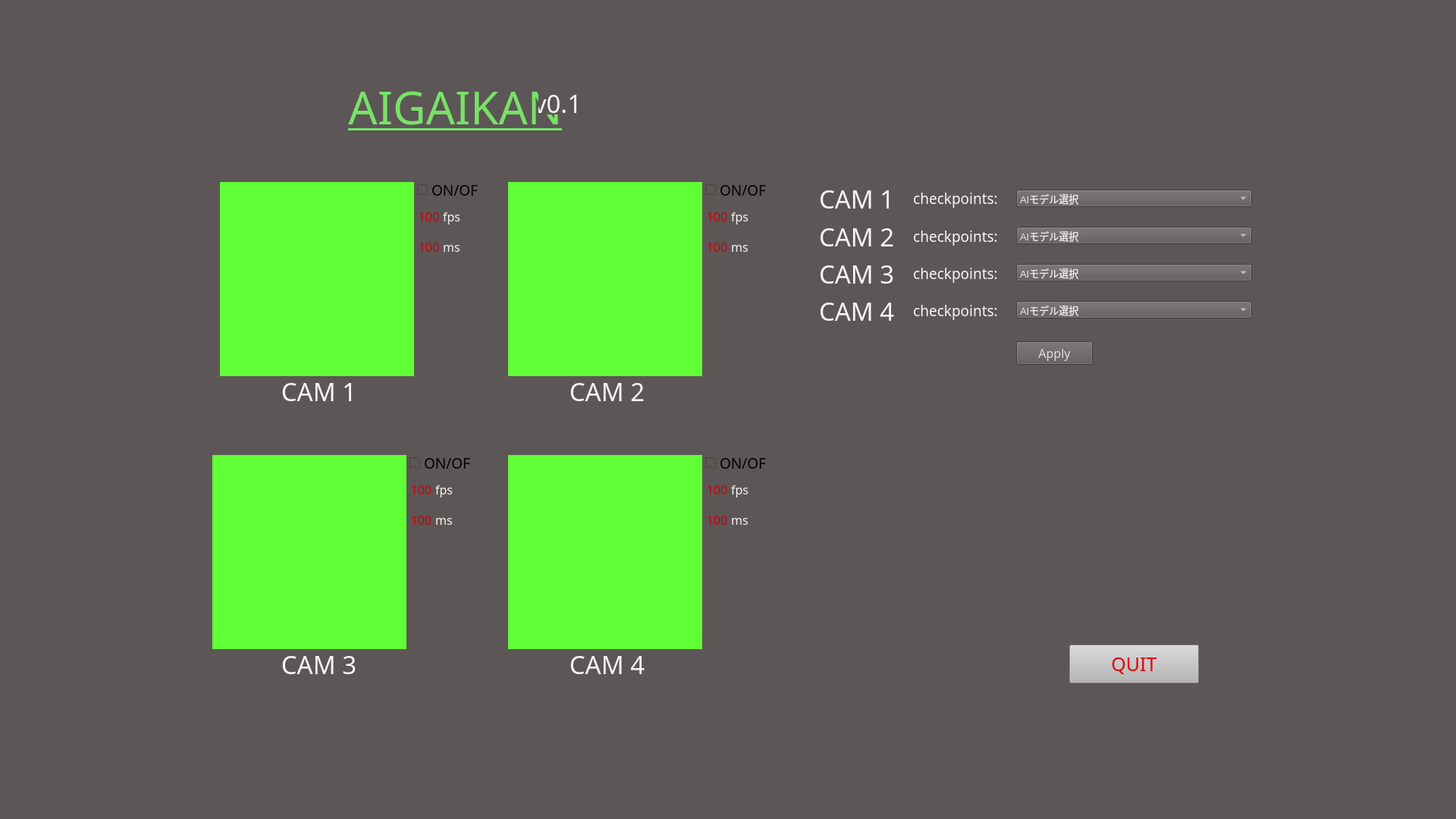
<?xml version="1.0" encoding="UTF-8"?>
<ui version="4.0">
 <class>MainWindow</class>
 <widget class="QMainWindow" name="MainWindow">
  <property name="geometry">
   <rect>
    <x>0</x>
    <y>0</y>
    <width>1920</width>
    <height>1080</height>
   </rect>
  </property>
  <property name="windowTitle">
   <string>MainWindow</string>
  </property>
  <property name="styleSheet">
   <string notr="true">background-color: rgb(93, 86, 87);</string>
  </property>
  <widget class="QWidget" name="centralwidget">
   <widget class="QLabel" name="cam0">
    <property name="geometry">
     <rect>
      <x>290</x>
      <y>240</y>
      <width>256</width>
      <height>256</height>
     </rect>
    </property>
    <property name="styleSheet">
     <string notr="true">background-color: rgb(97, 255, 53);</string>
    </property>
    <property name="text">
     <string/>
    </property>
   </widget>
   <widget class="QLabel" name="cam1">
    <property name="geometry">
     <rect>
      <x>670</x>
      <y>240</y>
      <width>256</width>
      <height>256</height>
     </rect>
    </property>
    <property name="styleSheet">
     <string notr="true">background-color: rgb(97, 255, 53);</string>
    </property>
    <property name="text">
     <string/>
    </property>
   </widget>
   <widget class="QLabel" name="cam2">
    <property name="geometry">
     <rect>
      <x>280</x>
      <y>600</y>
      <width>256</width>
      <height>256</height>
     </rect>
    </property>
    <property name="styleSheet">
     <string notr="true">background-color: rgb(97, 255, 53);</string>
    </property>
    <property name="text">
     <string/>
    </property>
   </widget>
   <widget class="QLabel" name="cam3">
    <property name="geometry">
     <rect>
      <x>670</x>
      <y>600</y>
      <width>256</width>
      <height>256</height>
     </rect>
    </property>
    <property name="styleSheet">
     <string notr="true">background-color: rgb(97, 255, 53);</string>
    </property>
    <property name="text">
     <string/>
    </property>
   </widget>
   <widget class="QPushButton" name="apply_button">
    <property name="geometry">
     <rect>
      <x>1340</x>
      <y>450</y>
      <width>101</width>
      <height>31</height>
     </rect>
    </property>
    <property name="font">
     <font>
      <family>AmarilloUSAF</family>
      <pointsize>12</pointsize>
      <weight>50</weight>
      <bold>false</bold>
     </font>
    </property>
    <property name="styleSheet">
     <string notr="true">color: rgb(220, 220, 220);</string>
    </property>
    <property name="text">
     <string>Apply</string>
    </property>
   </widget>
   <widget class="QLabel" name="title1">
    <property name="geometry">
     <rect>
      <x>390</x>
      <y>90</y>
      <width>421</width>
      <height>101</height>
     </rect>
    </property>
    <property name="sizePolicy">
     <sizepolicy hsizetype="Expanding" vsizetype="Preferred">
      <horstretch>0</horstretch>
      <verstretch>0</verstretch>
     </sizepolicy>
    </property>
    <property name="font">
     <font>
      <family>AmarilloUSAF</family>
      <pointsize>45</pointsize>
      <weight>50</weight>
      <italic>false</italic>
      <bold>false</bold>
      <underline>true</underline>
      <strikeout>false</strikeout>
      <stylestrategy>PreferDefault</stylestrategy>
      <kerning>false</kerning>
     </font>
    </property>
    <property name="cursor">
     <cursorShape>OpenHandCursor</cursorShape>
    </property>
    <property name="styleSheet">
     <string notr="true">color: rgb(119, 226, 103);</string>
    </property>
    <property name="text">
     <string>AIGAIKAN</string>
    </property>
    <property name="alignment">
     <set>Qt::AlignCenter</set>
    </property>
   </widget>
   <widget class="QLabel" name="cam1_label">
    <property name="geometry">
     <rect>
      <x>360</x>
      <y>500</y>
      <width>121</width>
      <height>31</height>
     </rect>
    </property>
    <property name="sizePolicy">
     <sizepolicy hsizetype="Expanding" vsizetype="Preferred">
      <horstretch>0</horstretch>
      <verstretch>0</verstretch>
     </sizepolicy>
    </property>
    <property name="font">
     <font>
      <family>AmarilloUSAF</family>
      <pointsize>25</pointsize>
      <weight>50</weight>
      <italic>false</italic>
      <bold>false</bold>
      <underline>false</underline>
      <strikeout>false</strikeout>
      <stylestrategy>PreferDefault</stylestrategy>
      <kerning>false</kerning>
     </font>
    </property>
    <property name="cursor">
     <cursorShape>OpenHandCursor</cursorShape>
    </property>
    <property name="styleSheet">
     <string notr="true">color: rgb(245, 245, 245);</string>
    </property>
    <property name="text">
     <string>CAM 1</string>
    </property>
    <property name="alignment">
     <set>Qt::AlignCenter</set>
    </property>
   </widget>
   <widget class="QLabel" name="cam2_label">
    <property name="geometry">
     <rect>
      <x>740</x>
      <y>500</y>
      <width>121</width>
      <height>31</height>
     </rect>
    </property>
    <property name="sizePolicy">
     <sizepolicy hsizetype="Expanding" vsizetype="Preferred">
      <horstretch>0</horstretch>
      <verstretch>0</verstretch>
     </sizepolicy>
    </property>
    <property name="font">
     <font>
      <family>AmarilloUSAF</family>
      <pointsize>25</pointsize>
      <weight>50</weight>
      <italic>false</italic>
      <bold>false</bold>
      <underline>false</underline>
      <strikeout>false</strikeout>
      <stylestrategy>PreferDefault</stylestrategy>
      <kerning>false</kerning>
     </font>
    </property>
    <property name="cursor">
     <cursorShape>OpenHandCursor</cursorShape>
    </property>
    <property name="styleSheet">
     <string notr="true">color: rgb(245, 245, 245);</string>
    </property>
    <property name="text">
     <string>CAM 2</string>
    </property>
    <property name="alignment">
     <set>Qt::AlignCenter</set>
    </property>
   </widget>
   <widget class="QLabel" name="cam4_label">
    <property name="geometry">
     <rect>
      <x>740</x>
      <y>860</y>
      <width>121</width>
      <height>31</height>
     </rect>
    </property>
    <property name="sizePolicy">
     <sizepolicy hsizetype="Expanding" vsizetype="Preferred">
      <horstretch>0</horstretch>
      <verstretch>0</verstretch>
     </sizepolicy>
    </property>
    <property name="font">
     <font>
      <family>AmarilloUSAF</family>
      <pointsize>25</pointsize>
      <weight>50</weight>
      <italic>false</italic>
      <bold>false</bold>
      <underline>false</underline>
      <strikeout>false</strikeout>
      <stylestrategy>PreferDefault</stylestrategy>
      <kerning>false</kerning>
     </font>
    </property>
    <property name="cursor">
     <cursorShape>OpenHandCursor</cursorShape>
    </property>
    <property name="styleSheet">
     <string notr="true">color: rgb(245, 245, 245);</string>
    </property>
    <property name="text">
     <string>CAM 4</string>
    </property>
    <property name="alignment">
     <set>Qt::AlignCenter</set>
    </property>
   </widget>
   <widget class="QLabel" name="cam3_label">
    <property name="geometry">
     <rect>
      <x>360</x>
      <y>860</y>
      <width>121</width>
      <height>31</height>
     </rect>
    </property>
    <property name="sizePolicy">
     <sizepolicy hsizetype="Expanding" vsizetype="Preferred">
      <horstretch>0</horstretch>
      <verstretch>0</verstretch>
     </sizepolicy>
    </property>
    <property name="font">
     <font>
      <family>AmarilloUSAF</family>
      <pointsize>25</pointsize>
      <weight>50</weight>
      <italic>false</italic>
      <bold>false</bold>
      <underline>false</underline>
      <strikeout>false</strikeout>
      <stylestrategy>PreferDefault</stylestrategy>
      <kerning>false</kerning>
     </font>
    </property>
    <property name="cursor">
     <cursorShape>OpenHandCursor</cursorShape>
    </property>
    <property name="styleSheet">
     <string notr="true">color: rgb(245, 245, 245);</string>
    </property>
    <property name="text">
     <string>CAM 3</string>
    </property>
    <property name="alignment">
     <set>Qt::AlignCenter</set>
    </property>
   </widget>
   <widget class="QLabel" name="title2">
    <property name="geometry">
     <rect>
      <x>710</x>
      <y>120</y>
      <width>51</width>
      <height>31</height>
     </rect>
    </property>
    <property name="sizePolicy">
     <sizepolicy hsizetype="Expanding" vsizetype="Preferred">
      <horstretch>0</horstretch>
      <verstretch>0</verstretch>
     </sizepolicy>
    </property>
    <property name="font">
     <font>
      <family>AmarilloUSAF</family>
      <pointsize>25</pointsize>
      <weight>50</weight>
      <italic>false</italic>
      <bold>false</bold>
      <underline>false</underline>
      <strikeout>false</strikeout>
      <stylestrategy>PreferDefault</stylestrategy>
      <kerning>false</kerning>
     </font>
    </property>
    <property name="cursor">
     <cursorShape>OpenHandCursor</cursorShape>
    </property>
    <property name="styleSheet">
     <string notr="true">color: rgb(245, 245, 245);
</string>
    </property>
    <property name="text">
     <string>v0.1</string>
    </property>
    <property name="alignment">
     <set>Qt::AlignCenter</set>
    </property>
   </widget>
   <widget class="QLabel" name="cam1_label_3">
    <property name="geometry">
     <rect>
      <x>580</x>
      <y>270</y>
      <width>31</width>
      <height>31</height>
     </rect>
    </property>
    <property name="sizePolicy">
     <sizepolicy hsizetype="Expanding" vsizetype="Preferred">
      <horstretch>0</horstretch>
      <verstretch>0</verstretch>
     </sizepolicy>
    </property>
    <property name="font">
     <font>
      <family>AmarilloUSAF</family>
      <pointsize>12</pointsize>
      <weight>50</weight>
      <italic>false</italic>
      <bold>false</bold>
      <underline>false</underline>
      <strikeout>false</strikeout>
      <stylestrategy>PreferDefault</stylestrategy>
      <kerning>false</kerning>
     </font>
    </property>
    <property name="cursor">
     <cursorShape>OpenHandCursor</cursorShape>
    </property>
    <property name="styleSheet">
     <string notr="true">color: rgb(245, 245, 245);</string>
    </property>
    <property name="text">
     <string>fps</string>
    </property>
    <property name="alignment">
     <set>Qt::AlignCenter</set>
    </property>
   </widget>
   <widget class="QLabel" name="cam1_label_4">
    <property name="geometry">
     <rect>
      <x>580</x>
      <y>310</y>
      <width>31</width>
      <height>31</height>
     </rect>
    </property>
    <property name="sizePolicy">
     <sizepolicy hsizetype="Expanding" vsizetype="Preferred">
      <horstretch>0</horstretch>
      <verstretch>0</verstretch>
     </sizepolicy>
    </property>
    <property name="font">
     <font>
      <family>AmarilloUSAF</family>
      <pointsize>12</pointsize>
      <weight>50</weight>
      <italic>false</italic>
      <bold>false</bold>
      <underline>false</underline>
      <strikeout>false</strikeout>
      <stylestrategy>PreferDefault</stylestrategy>
      <kerning>false</kerning>
     </font>
    </property>
    <property name="cursor">
     <cursorShape>OpenHandCursor</cursorShape>
    </property>
    <property name="styleSheet">
     <string notr="true">color: rgb(245, 245, 245);</string>
    </property>
    <property name="text">
     <string>ms</string>
    </property>
    <property name="alignment">
     <set>Qt::AlignCenter</set>
    </property>
   </widget>
   <widget class="QLabel" name="metric_cam0_fps">
    <property name="geometry">
     <rect>
      <x>550</x>
      <y>270</y>
      <width>31</width>
      <height>31</height>
     </rect>
    </property>
    <property name="sizePolicy">
     <sizepolicy hsizetype="Expanding" vsizetype="Preferred">
      <horstretch>0</horstretch>
      <verstretch>0</verstretch>
     </sizepolicy>
    </property>
    <property name="font">
     <font>
      <family>AmarilloUSAF</family>
      <pointsize>12</pointsize>
      <weight>50</weight>
      <italic>false</italic>
      <bold>false</bold>
      <underline>false</underline>
      <strikeout>false</strikeout>
      <stylestrategy>PreferDefault</stylestrategy>
      <kerning>false</kerning>
     </font>
    </property>
    <property name="cursor">
     <cursorShape>OpenHandCursor</cursorShape>
    </property>
    <property name="styleSheet">
     <string notr="true">color: rgb(200, 2, 5);</string>
    </property>
    <property name="text">
     <string>100</string>
    </property>
    <property name="alignment">
     <set>Qt::AlignCenter</set>
    </property>
   </widget>
   <widget class="QLabel" name="metric_cam0_ms">
    <property name="geometry">
     <rect>
      <x>550</x>
      <y>310</y>
      <width>31</width>
      <height>31</height>
     </rect>
    </property>
    <property name="sizePolicy">
     <sizepolicy hsizetype="Expanding" vsizetype="Preferred">
      <horstretch>0</horstretch>
      <verstretch>0</verstretch>
     </sizepolicy>
    </property>
    <property name="font">
     <font>
      <family>AmarilloUSAF</family>
      <pointsize>12</pointsize>
      <weight>50</weight>
      <italic>false</italic>
      <bold>false</bold>
      <underline>false</underline>
      <strikeout>false</strikeout>
      <stylestrategy>PreferDefault</stylestrategy>
      <kerning>false</kerning>
     </font>
    </property>
    <property name="cursor">
     <cursorShape>OpenHandCursor</cursorShape>
    </property>
    <property name="styleSheet">
     <string notr="true">color: rgb(200, 2, 5);</string>
    </property>
    <property name="text">
     <string>100</string>
    </property>
    <property name="alignment">
     <set>Qt::AlignCenter</set>
    </property>
   </widget>
   <widget class="QLabel" name="metric_cam1_ms">
    <property name="geometry">
     <rect>
      <x>930</x>
      <y>310</y>
      <width>31</width>
      <height>31</height>
     </rect>
    </property>
    <property name="sizePolicy">
     <sizepolicy hsizetype="Expanding" vsizetype="Preferred">
      <horstretch>0</horstretch>
      <verstretch>0</verstretch>
     </sizepolicy>
    </property>
    <property name="font">
     <font>
      <family>AmarilloUSAF</family>
      <pointsize>12</pointsize>
      <weight>50</weight>
      <italic>false</italic>
      <bold>false</bold>
      <underline>false</underline>
      <strikeout>false</strikeout>
      <stylestrategy>PreferDefault</stylestrategy>
      <kerning>false</kerning>
     </font>
    </property>
    <property name="cursor">
     <cursorShape>OpenHandCursor</cursorShape>
    </property>
    <property name="styleSheet">
     <string notr="true">color: rgb(200, 2, 5);</string>
    </property>
    <property name="text">
     <string>100</string>
    </property>
    <property name="alignment">
     <set>Qt::AlignCenter</set>
    </property>
   </widget>
   <widget class="QLabel" name="metric_cam1_fps">
    <property name="geometry">
     <rect>
      <x>930</x>
      <y>270</y>
      <width>31</width>
      <height>31</height>
     </rect>
    </property>
    <property name="sizePolicy">
     <sizepolicy hsizetype="Expanding" vsizetype="Preferred">
      <horstretch>0</horstretch>
      <verstretch>0</verstretch>
     </sizepolicy>
    </property>
    <property name="font">
     <font>
      <family>AmarilloUSAF</family>
      <pointsize>12</pointsize>
      <weight>50</weight>
      <italic>false</italic>
      <bold>false</bold>
      <underline>false</underline>
      <strikeout>false</strikeout>
      <stylestrategy>PreferDefault</stylestrategy>
      <kerning>false</kerning>
     </font>
    </property>
    <property name="cursor">
     <cursorShape>OpenHandCursor</cursorShape>
    </property>
    <property name="styleSheet">
     <string notr="true">color: rgb(200, 2, 5);</string>
    </property>
    <property name="text">
     <string>100</string>
    </property>
    <property name="alignment">
     <set>Qt::AlignCenter</set>
    </property>
   </widget>
   <widget class="QLabel" name="cam1_label_9">
    <property name="geometry">
     <rect>
      <x>960</x>
      <y>270</y>
      <width>31</width>
      <height>31</height>
     </rect>
    </property>
    <property name="sizePolicy">
     <sizepolicy hsizetype="Expanding" vsizetype="Preferred">
      <horstretch>0</horstretch>
      <verstretch>0</verstretch>
     </sizepolicy>
    </property>
    <property name="font">
     <font>
      <family>AmarilloUSAF</family>
      <pointsize>12</pointsize>
      <weight>50</weight>
      <italic>false</italic>
      <bold>false</bold>
      <underline>false</underline>
      <strikeout>false</strikeout>
      <stylestrategy>PreferDefault</stylestrategy>
      <kerning>false</kerning>
     </font>
    </property>
    <property name="cursor">
     <cursorShape>OpenHandCursor</cursorShape>
    </property>
    <property name="styleSheet">
     <string notr="true">color: rgb(245, 245, 245);</string>
    </property>
    <property name="text">
     <string>fps</string>
    </property>
    <property name="alignment">
     <set>Qt::AlignCenter</set>
    </property>
   </widget>
   <widget class="QLabel" name="cam1_label_10">
    <property name="geometry">
     <rect>
      <x>960</x>
      <y>310</y>
      <width>31</width>
      <height>31</height>
     </rect>
    </property>
    <property name="sizePolicy">
     <sizepolicy hsizetype="Expanding" vsizetype="Preferred">
      <horstretch>0</horstretch>
      <verstretch>0</verstretch>
     </sizepolicy>
    </property>
    <property name="font">
     <font>
      <family>AmarilloUSAF</family>
      <pointsize>12</pointsize>
      <weight>50</weight>
      <italic>false</italic>
      <bold>false</bold>
      <underline>false</underline>
      <strikeout>false</strikeout>
      <stylestrategy>PreferDefault</stylestrategy>
      <kerning>false</kerning>
     </font>
    </property>
    <property name="cursor">
     <cursorShape>OpenHandCursor</cursorShape>
    </property>
    <property name="styleSheet">
     <string notr="true">color: rgb(245, 245, 245);</string>
    </property>
    <property name="text">
     <string>ms</string>
    </property>
    <property name="alignment">
     <set>Qt::AlignCenter</set>
    </property>
   </widget>
   <widget class="QLabel" name="metric_cam2_ms">
    <property name="geometry">
     <rect>
      <x>540</x>
      <y>670</y>
      <width>31</width>
      <height>31</height>
     </rect>
    </property>
    <property name="sizePolicy">
     <sizepolicy hsizetype="Expanding" vsizetype="Preferred">
      <horstretch>0</horstretch>
      <verstretch>0</verstretch>
     </sizepolicy>
    </property>
    <property name="font">
     <font>
      <family>AmarilloUSAF</family>
      <pointsize>12</pointsize>
      <weight>50</weight>
      <italic>false</italic>
      <bold>false</bold>
      <underline>false</underline>
      <strikeout>false</strikeout>
      <stylestrategy>PreferDefault</stylestrategy>
      <kerning>false</kerning>
     </font>
    </property>
    <property name="cursor">
     <cursorShape>OpenHandCursor</cursorShape>
    </property>
    <property name="styleSheet">
     <string notr="true">color: rgb(200, 2, 5);</string>
    </property>
    <property name="text">
     <string>100</string>
    </property>
    <property name="alignment">
     <set>Qt::AlignCenter</set>
    </property>
   </widget>
   <widget class="QLabel" name="metric_cam2_fps">
    <property name="geometry">
     <rect>
      <x>540</x>
      <y>630</y>
      <width>31</width>
      <height>31</height>
     </rect>
    </property>
    <property name="sizePolicy">
     <sizepolicy hsizetype="Expanding" vsizetype="Preferred">
      <horstretch>0</horstretch>
      <verstretch>0</verstretch>
     </sizepolicy>
    </property>
    <property name="font">
     <font>
      <family>AmarilloUSAF</family>
      <pointsize>12</pointsize>
      <weight>50</weight>
      <italic>false</italic>
      <bold>false</bold>
      <underline>false</underline>
      <strikeout>false</strikeout>
      <stylestrategy>PreferDefault</stylestrategy>
      <kerning>false</kerning>
     </font>
    </property>
    <property name="cursor">
     <cursorShape>OpenHandCursor</cursorShape>
    </property>
    <property name="styleSheet">
     <string notr="true">color: rgb(200, 2, 5);</string>
    </property>
    <property name="text">
     <string>100</string>
    </property>
    <property name="alignment">
     <set>Qt::AlignCenter</set>
    </property>
   </widget>
   <widget class="QLabel" name="cam1_label_13">
    <property name="geometry">
     <rect>
      <x>570</x>
      <y>630</y>
      <width>31</width>
      <height>31</height>
     </rect>
    </property>
    <property name="sizePolicy">
     <sizepolicy hsizetype="Expanding" vsizetype="Preferred">
      <horstretch>0</horstretch>
      <verstretch>0</verstretch>
     </sizepolicy>
    </property>
    <property name="font">
     <font>
      <family>AmarilloUSAF</family>
      <pointsize>12</pointsize>
      <weight>50</weight>
      <italic>false</italic>
      <bold>false</bold>
      <underline>false</underline>
      <strikeout>false</strikeout>
      <stylestrategy>PreferDefault</stylestrategy>
      <kerning>false</kerning>
     </font>
    </property>
    <property name="cursor">
     <cursorShape>OpenHandCursor</cursorShape>
    </property>
    <property name="styleSheet">
     <string notr="true">color: rgb(245, 245, 245);</string>
    </property>
    <property name="text">
     <string>fps</string>
    </property>
    <property name="alignment">
     <set>Qt::AlignCenter</set>
    </property>
   </widget>
   <widget class="QLabel" name="cam1_label_14">
    <property name="geometry">
     <rect>
      <x>570</x>
      <y>670</y>
      <width>31</width>
      <height>31</height>
     </rect>
    </property>
    <property name="sizePolicy">
     <sizepolicy hsizetype="Expanding" vsizetype="Preferred">
      <horstretch>0</horstretch>
      <verstretch>0</verstretch>
     </sizepolicy>
    </property>
    <property name="font">
     <font>
      <family>AmarilloUSAF</family>
      <pointsize>12</pointsize>
      <weight>50</weight>
      <italic>false</italic>
      <bold>false</bold>
      <underline>false</underline>
      <strikeout>false</strikeout>
      <stylestrategy>PreferDefault</stylestrategy>
      <kerning>false</kerning>
     </font>
    </property>
    <property name="cursor">
     <cursorShape>OpenHandCursor</cursorShape>
    </property>
    <property name="styleSheet">
     <string notr="true">color: rgb(245, 245, 245);</string>
    </property>
    <property name="text">
     <string>ms</string>
    </property>
    <property name="alignment">
     <set>Qt::AlignCenter</set>
    </property>
   </widget>
   <widget class="QLabel" name="metric_cam3_ms">
    <property name="geometry">
     <rect>
      <x>930</x>
      <y>670</y>
      <width>31</width>
      <height>31</height>
     </rect>
    </property>
    <property name="sizePolicy">
     <sizepolicy hsizetype="Expanding" vsizetype="Preferred">
      <horstretch>0</horstretch>
      <verstretch>0</verstretch>
     </sizepolicy>
    </property>
    <property name="font">
     <font>
      <family>AmarilloUSAF</family>
      <pointsize>12</pointsize>
      <weight>50</weight>
      <italic>false</italic>
      <bold>false</bold>
      <underline>false</underline>
      <strikeout>false</strikeout>
      <stylestrategy>PreferDefault</stylestrategy>
      <kerning>false</kerning>
     </font>
    </property>
    <property name="cursor">
     <cursorShape>OpenHandCursor</cursorShape>
    </property>
    <property name="styleSheet">
     <string notr="true">color: rgb(200, 2, 5);</string>
    </property>
    <property name="text">
     <string>100</string>
    </property>
    <property name="alignment">
     <set>Qt::AlignCenter</set>
    </property>
   </widget>
   <widget class="QLabel" name="metric_cam3_fps">
    <property name="geometry">
     <rect>
      <x>930</x>
      <y>630</y>
      <width>31</width>
      <height>31</height>
     </rect>
    </property>
    <property name="sizePolicy">
     <sizepolicy hsizetype="Expanding" vsizetype="Preferred">
      <horstretch>0</horstretch>
      <verstretch>0</verstretch>
     </sizepolicy>
    </property>
    <property name="font">
     <font>
      <family>AmarilloUSAF</family>
      <pointsize>12</pointsize>
      <weight>50</weight>
      <italic>false</italic>
      <bold>false</bold>
      <underline>false</underline>
      <strikeout>false</strikeout>
      <stylestrategy>PreferDefault</stylestrategy>
      <kerning>false</kerning>
     </font>
    </property>
    <property name="cursor">
     <cursorShape>OpenHandCursor</cursorShape>
    </property>
    <property name="styleSheet">
     <string notr="true">color: rgb(200, 2, 5);</string>
    </property>
    <property name="text">
     <string>100</string>
    </property>
    <property name="alignment">
     <set>Qt::AlignCenter</set>
    </property>
   </widget>
   <widget class="QLabel" name="cam1_label_17">
    <property name="geometry">
     <rect>
      <x>960</x>
      <y>630</y>
      <width>31</width>
      <height>31</height>
     </rect>
    </property>
    <property name="sizePolicy">
     <sizepolicy hsizetype="Expanding" vsizetype="Preferred">
      <horstretch>0</horstretch>
      <verstretch>0</verstretch>
     </sizepolicy>
    </property>
    <property name="font">
     <font>
      <family>AmarilloUSAF</family>
      <pointsize>12</pointsize>
      <weight>50</weight>
      <italic>false</italic>
      <bold>false</bold>
      <underline>false</underline>
      <strikeout>false</strikeout>
      <stylestrategy>PreferDefault</stylestrategy>
      <kerning>false</kerning>
     </font>
    </property>
    <property name="cursor">
     <cursorShape>OpenHandCursor</cursorShape>
    </property>
    <property name="styleSheet">
     <string notr="true">color: rgb(245, 245, 245);</string>
    </property>
    <property name="text">
     <string>fps</string>
    </property>
    <property name="alignment">
     <set>Qt::AlignCenter</set>
    </property>
   </widget>
   <widget class="QLabel" name="cam1_label_18">
    <property name="geometry">
     <rect>
      <x>960</x>
      <y>670</y>
      <width>31</width>
      <height>31</height>
     </rect>
    </property>
    <property name="sizePolicy">
     <sizepolicy hsizetype="Expanding" vsizetype="Preferred">
      <horstretch>0</horstretch>
      <verstretch>0</verstretch>
     </sizepolicy>
    </property>
    <property name="font">
     <font>
      <family>AmarilloUSAF</family>
      <pointsize>12</pointsize>
      <weight>50</weight>
      <italic>false</italic>
      <bold>false</bold>
      <underline>false</underline>
      <strikeout>false</strikeout>
      <stylestrategy>PreferDefault</stylestrategy>
      <kerning>false</kerning>
     </font>
    </property>
    <property name="cursor">
     <cursorShape>OpenHandCursor</cursorShape>
    </property>
    <property name="styleSheet">
     <string notr="true">color: rgb(245, 245, 245);</string>
    </property>
    <property name="text">
     <string>ms</string>
    </property>
    <property name="alignment">
     <set>Qt::AlignCenter</set>
    </property>
   </widget>
   <widget class="QPushButton" name="quit_button">
    <property name="geometry">
     <rect>
      <x>1410</x>
      <y>850</y>
      <width>171</width>
      <height>51</height>
     </rect>
    </property>
    <property name="font">
     <font>
      <family>AmarilloUSAF</family>
      <pointsize>19</pointsize>
      <weight>50</weight>
      <bold>false</bold>
     </font>
    </property>
    <property name="styleSheet">
     <string notr="true">color: rgb(225, 0, 4);
background-color: rgb(182, 182, 182);</string>
    </property>
    <property name="text">
     <string>QUIT</string>
    </property>
   </widget>
   <widget class="QCheckBox" name="checkBox_cam0">
    <property name="geometry">
     <rect>
      <x>550</x>
      <y>240</y>
      <width>81</width>
      <height>21</height>
     </rect>
    </property>
    <property name="font">
     <font>
      <family>AmarilloUSAF</family>
      <pointsize>14</pointsize>
     </font>
    </property>
    <property name="text">
     <string>ON/OFF</string>
    </property>
    <property name="iconSize">
     <size>
      <width>24</width>
      <height>24</height>
     </size>
    </property>
   </widget>
   <widget class="QCheckBox" name="checkBox_cam1">
    <property name="geometry">
     <rect>
      <x>930</x>
      <y>240</y>
      <width>81</width>
      <height>21</height>
     </rect>
    </property>
    <property name="font">
     <font>
      <family>AmarilloUSAF</family>
      <pointsize>14</pointsize>
     </font>
    </property>
    <property name="text">
     <string>ON/OFF</string>
    </property>
    <property name="iconSize">
     <size>
      <width>24</width>
      <height>24</height>
     </size>
    </property>
   </widget>
   <widget class="QCheckBox" name="checkBox_cam2">
    <property name="geometry">
     <rect>
      <x>540</x>
      <y>600</y>
      <width>81</width>
      <height>21</height>
     </rect>
    </property>
    <property name="font">
     <font>
      <family>AmarilloUSAF</family>
      <pointsize>14</pointsize>
     </font>
    </property>
    <property name="text">
     <string>ON/OFF</string>
    </property>
    <property name="iconSize">
     <size>
      <width>24</width>
      <height>24</height>
     </size>
    </property>
   </widget>
   <widget class="QCheckBox" name="checkBox_cam3">
    <property name="geometry">
     <rect>
      <x>930</x>
      <y>600</y>
      <width>81</width>
      <height>21</height>
     </rect>
    </property>
    <property name="font">
     <font>
      <family>AmarilloUSAF</family>
      <pointsize>14</pointsize>
     </font>
    </property>
    <property name="text">
     <string>ON/OFF</string>
    </property>
    <property name="iconSize">
     <size>
      <width>24</width>
      <height>24</height>
     </size>
    </property>
   </widget>
   <widget class="QWidget" name="verticalLayoutWidget">
    <property name="geometry">
     <rect>
      <x>1080</x>
      <y>240</y>
      <width>101</width>
      <height>191</height>
     </rect>
    </property>
    <layout class="QVBoxLayout" name="verticalLayout">
     <item>
      <widget class="QLabel" name="cam1_label_2">
       <property name="sizePolicy">
        <sizepolicy hsizetype="Expanding" vsizetype="Preferred">
         <horstretch>0</horstretch>
         <verstretch>0</verstretch>
        </sizepolicy>
       </property>
       <property name="font">
        <font>
         <family>AmarilloUSAF</family>
         <pointsize>25</pointsize>
         <weight>50</weight>
         <italic>false</italic>
         <bold>false</bold>
         <underline>false</underline>
         <strikeout>false</strikeout>
         <stylestrategy>PreferDefault</stylestrategy>
         <kerning>false</kerning>
        </font>
       </property>
       <property name="cursor">
        <cursorShape>OpenHandCursor</cursorShape>
       </property>
       <property name="styleSheet">
        <string notr="true">color: rgb(245, 245, 245);</string>
       </property>
       <property name="text">
        <string>CAM 1</string>
       </property>
       <property name="alignment">
        <set>Qt::AlignLeading|Qt::AlignLeft|Qt::AlignVCenter</set>
       </property>
      </widget>
     </item>
     <item>
      <widget class="QLabel" name="cam2_label_2">
       <property name="sizePolicy">
        <sizepolicy hsizetype="Expanding" vsizetype="Preferred">
         <horstretch>0</horstretch>
         <verstretch>0</verstretch>
        </sizepolicy>
       </property>
       <property name="font">
        <font>
         <family>AmarilloUSAF</family>
         <pointsize>25</pointsize>
         <weight>50</weight>
         <italic>false</italic>
         <bold>false</bold>
         <underline>false</underline>
         <strikeout>false</strikeout>
         <stylestrategy>PreferDefault</stylestrategy>
         <kerning>false</kerning>
        </font>
       </property>
       <property name="cursor">
        <cursorShape>OpenHandCursor</cursorShape>
       </property>
       <property name="styleSheet">
        <string notr="true">color: rgb(245, 245, 245);</string>
       </property>
       <property name="text">
        <string>CAM 2</string>
       </property>
       <property name="alignment">
        <set>Qt::AlignLeading|Qt::AlignLeft|Qt::AlignVCenter</set>
       </property>
      </widget>
     </item>
     <item>
      <widget class="QLabel" name="cam3_label_2">
       <property name="sizePolicy">
        <sizepolicy hsizetype="Expanding" vsizetype="Preferred">
         <horstretch>0</horstretch>
         <verstretch>0</verstretch>
        </sizepolicy>
       </property>
       <property name="font">
        <font>
         <family>AmarilloUSAF</family>
         <pointsize>25</pointsize>
         <weight>50</weight>
         <italic>false</italic>
         <bold>false</bold>
         <underline>false</underline>
         <strikeout>false</strikeout>
         <stylestrategy>PreferDefault</stylestrategy>
         <kerning>false</kerning>
        </font>
       </property>
       <property name="cursor">
        <cursorShape>OpenHandCursor</cursorShape>
       </property>
       <property name="styleSheet">
        <string notr="true">color: rgb(245, 245, 245);</string>
       </property>
       <property name="text">
        <string>CAM 3</string>
       </property>
       <property name="alignment">
        <set>Qt::AlignLeading|Qt::AlignLeft|Qt::AlignVCenter</set>
       </property>
      </widget>
     </item>
     <item>
      <widget class="QLabel" name="cam4_label_2">
       <property name="sizePolicy">
        <sizepolicy hsizetype="Expanding" vsizetype="Preferred">
         <horstretch>0</horstretch>
         <verstretch>0</verstretch>
        </sizepolicy>
       </property>
       <property name="font">
        <font>
         <family>AmarilloUSAF</family>
         <pointsize>25</pointsize>
         <weight>50</weight>
         <italic>false</italic>
         <bold>false</bold>
         <underline>false</underline>
         <strikeout>false</strikeout>
         <stylestrategy>PreferDefault</stylestrategy>
         <kerning>false</kerning>
        </font>
       </property>
       <property name="cursor">
        <cursorShape>OpenHandCursor</cursorShape>
       </property>
       <property name="styleSheet">
        <string notr="true">color: rgb(245, 245, 245);</string>
       </property>
       <property name="text">
        <string>CAM 4</string>
       </property>
       <property name="alignment">
        <set>Qt::AlignLeading|Qt::AlignLeft|Qt::AlignVCenter</set>
       </property>
      </widget>
     </item>
    </layout>
   </widget>
   <widget class="QWidget" name="verticalLayoutWidget_2">
    <property name="geometry">
     <rect>
      <x>1180</x>
      <y>240</y>
      <width>160</width>
      <height>191</height>
     </rect>
    </property>
    <layout class="QVBoxLayout" name="verticalLayout_2">
     <item>
      <widget class="QLabel" name="ckpt_label">
       <property name="sizePolicy">
        <sizepolicy hsizetype="Expanding" vsizetype="Preferred">
         <horstretch>0</horstretch>
         <verstretch>0</verstretch>
        </sizepolicy>
       </property>
       <property name="font">
        <font>
         <family>AmarilloUSAF</family>
         <pointsize>14</pointsize>
         <weight>50</weight>
         <italic>false</italic>
         <bold>false</bold>
         <underline>false</underline>
         <strikeout>false</strikeout>
         <stylestrategy>PreferDefault</stylestrategy>
         <kerning>false</kerning>
        </font>
       </property>
       <property name="cursor">
        <cursorShape>OpenHandCursor</cursorShape>
       </property>
       <property name="styleSheet">
        <string notr="true">color: rgb(245, 245, 245);</string>
       </property>
       <property name="text">
        <string>checkpoints:</string>
       </property>
       <property name="alignment">
        <set>Qt::AlignCenter</set>
       </property>
      </widget>
     </item>
     <item>
      <widget class="QLabel" name="ckpt_label_2">
       <property name="sizePolicy">
        <sizepolicy hsizetype="Expanding" vsizetype="Preferred">
         <horstretch>0</horstretch>
         <verstretch>0</verstretch>
        </sizepolicy>
       </property>
       <property name="font">
        <font>
         <family>AmarilloUSAF</family>
         <pointsize>14</pointsize>
         <weight>50</weight>
         <italic>false</italic>
         <bold>false</bold>
         <underline>false</underline>
         <strikeout>false</strikeout>
         <stylestrategy>PreferDefault</stylestrategy>
         <kerning>false</kerning>
        </font>
       </property>
       <property name="cursor">
        <cursorShape>OpenHandCursor</cursorShape>
       </property>
       <property name="styleSheet">
        <string notr="true">color: rgb(245, 245, 245);</string>
       </property>
       <property name="text">
        <string>checkpoints:</string>
       </property>
       <property name="alignment">
        <set>Qt::AlignCenter</set>
       </property>
      </widget>
     </item>
     <item>
      <widget class="QLabel" name="ckpt_label_3">
       <property name="sizePolicy">
        <sizepolicy hsizetype="Expanding" vsizetype="Preferred">
         <horstretch>0</horstretch>
         <verstretch>0</verstretch>
        </sizepolicy>
       </property>
       <property name="font">
        <font>
         <family>AmarilloUSAF</family>
         <pointsize>14</pointsize>
         <weight>50</weight>
         <italic>false</italic>
         <bold>false</bold>
         <underline>false</underline>
         <strikeout>false</strikeout>
         <stylestrategy>PreferDefault</stylestrategy>
         <kerning>false</kerning>
        </font>
       </property>
       <property name="cursor">
        <cursorShape>OpenHandCursor</cursorShape>
       </property>
       <property name="styleSheet">
        <string notr="true">color: rgb(245, 245, 245);</string>
       </property>
       <property name="text">
        <string>checkpoints:</string>
       </property>
       <property name="alignment">
        <set>Qt::AlignCenter</set>
       </property>
      </widget>
     </item>
     <item>
      <widget class="QLabel" name="ckpt_label_4">
       <property name="sizePolicy">
        <sizepolicy hsizetype="Expanding" vsizetype="Preferred">
         <horstretch>0</horstretch>
         <verstretch>0</verstretch>
        </sizepolicy>
       </property>
       <property name="font">
        <font>
         <family>AmarilloUSAF</family>
         <pointsize>14</pointsize>
         <weight>50</weight>
         <italic>false</italic>
         <bold>false</bold>
         <underline>false</underline>
         <strikeout>false</strikeout>
         <stylestrategy>PreferDefault</stylestrategy>
         <kerning>false</kerning>
        </font>
       </property>
       <property name="cursor">
        <cursorShape>OpenHandCursor</cursorShape>
       </property>
       <property name="styleSheet">
        <string notr="true">color: rgb(245, 245, 245);</string>
       </property>
       <property name="text">
        <string>checkpoints:</string>
       </property>
       <property name="alignment">
        <set>Qt::AlignCenter</set>
       </property>
      </widget>
     </item>
    </layout>
   </widget>
   <widget class="QWidget" name="verticalLayoutWidget_3">
    <property name="geometry">
     <rect>
      <x>1340</x>
      <y>230</y>
      <width>311</width>
      <height>211</height>
     </rect>
    </property>
    <layout class="QVBoxLayout" name="verticalLayout_3">
     <item>
      <widget class="QComboBox" name="ckpt_selection_cam1">
       <property name="font">
        <font>
         <pointsize>10</pointsize>
        </font>
       </property>
       <property name="styleSheet">
        <string notr="true">color: rgb(235, 235, 235);</string>
       </property>
       <item>
        <property name="text">
         <string>AIモデル選択</string>
        </property>
       </item>
      </widget>
     </item>
     <item>
      <widget class="QComboBox" name="ckpt_selection_cam2">
       <property name="font">
        <font>
         <pointsize>10</pointsize>
        </font>
       </property>
       <property name="styleSheet">
        <string notr="true">color: rgb(235, 235, 235);</string>
       </property>
       <item>
        <property name="text">
         <string>AIモデル選択</string>
        </property>
       </item>
      </widget>
     </item>
     <item>
      <widget class="QComboBox" name="ckpt_selection_cam3">
       <property name="font">
        <font>
         <pointsize>10</pointsize>
        </font>
       </property>
       <property name="styleSheet">
        <string notr="true">color: rgb(235, 235, 235);</string>
       </property>
       <item>
        <property name="text">
         <string>AIモデル選択</string>
        </property>
       </item>
      </widget>
     </item>
     <item>
      <widget class="QComboBox" name="ckpt_selection_cam4">
       <property name="font">
        <font>
         <pointsize>10</pointsize>
        </font>
       </property>
       <property name="styleSheet">
        <string notr="true">color: rgb(235, 235, 235);</string>
       </property>
       <item>
        <property name="text">
         <string>AIモデル選択</string>
        </property>
       </item>
      </widget>
     </item>
    </layout>
   </widget>
  </widget>
  <widget class="QMenuBar" name="menubar">
   <property name="geometry">
    <rect>
     <x>0</x>
     <y>0</y>
     <width>1920</width>
     <height>21</height>
    </rect>
   </property>
  </widget>
  <widget class="QStatusBar" name="statusbar"/>
 </widget>
 <resources/>
 <connections/>
</ui>
